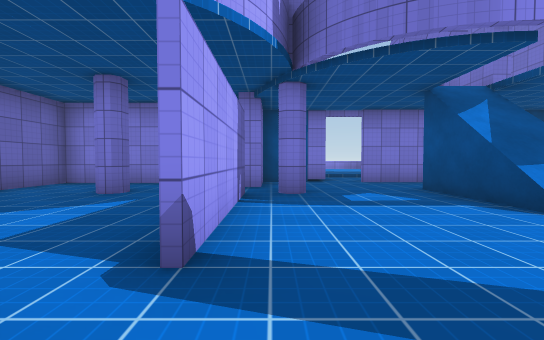
[1] (above)

24 first-person views from a walk through a Unity game level. The camera is 1.2 m above the floor, tilts 2° down and sees 90° across. The floor is counted in squares, 2 m on a side. Each view is taken from the middle of a square. On the plan, view 1 faces up. The plan holds only what a view shows up to about 9 squares ahead; the rest is blank. The place goes on beyond the plan. The player is left out. Surface patterns are stand-ins for the level's own textures.

[2]
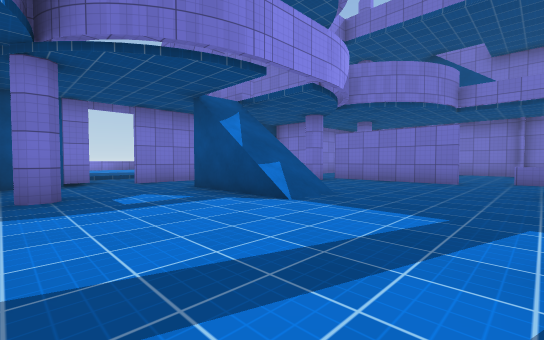

[3]
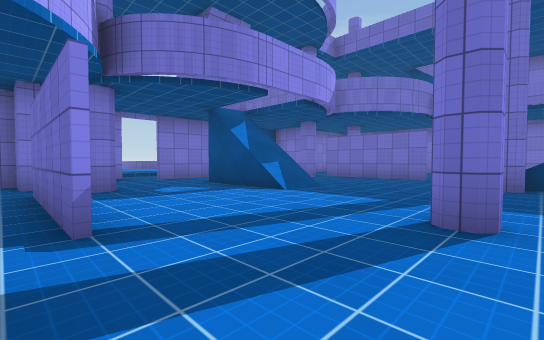

[4]
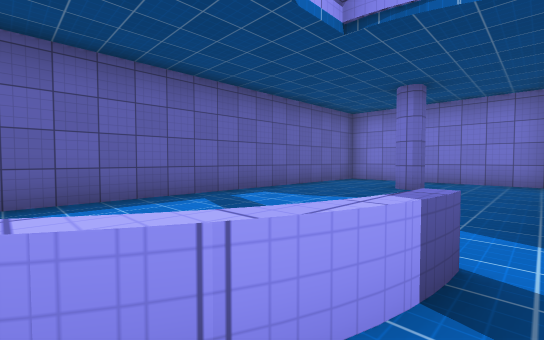

[5]
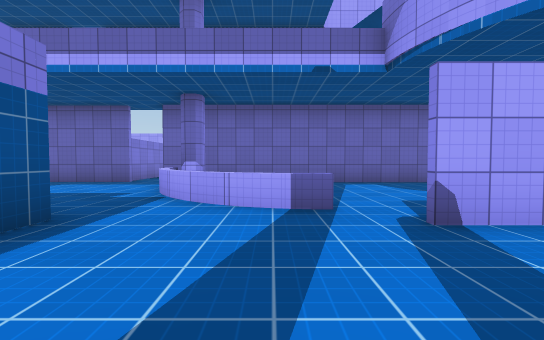

[6]
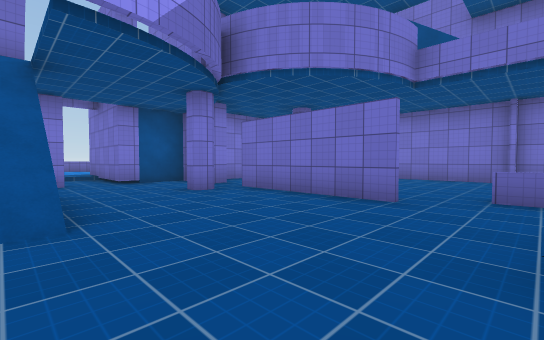

[7]
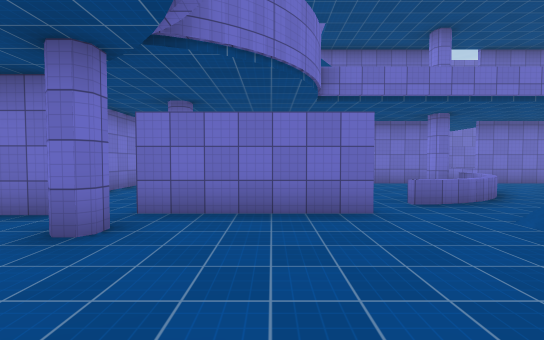

[8]
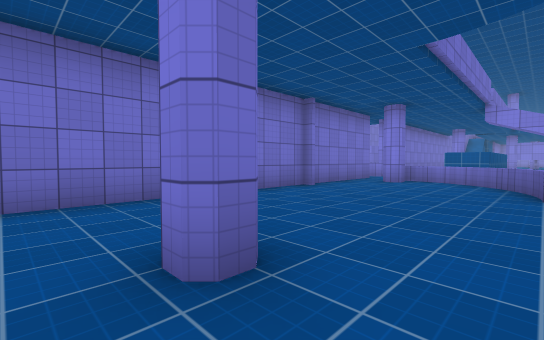

[9]
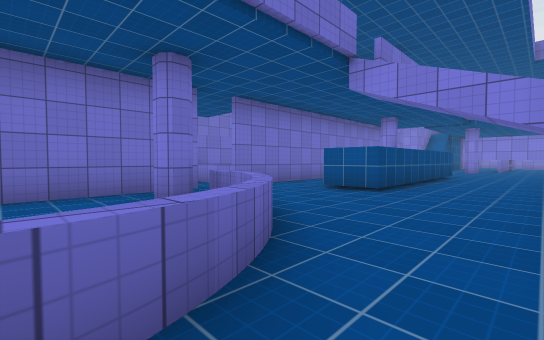

[10]
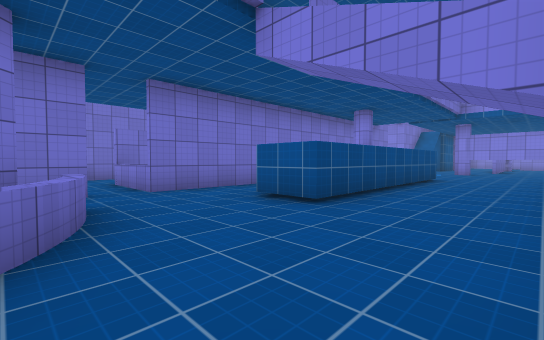

[11]
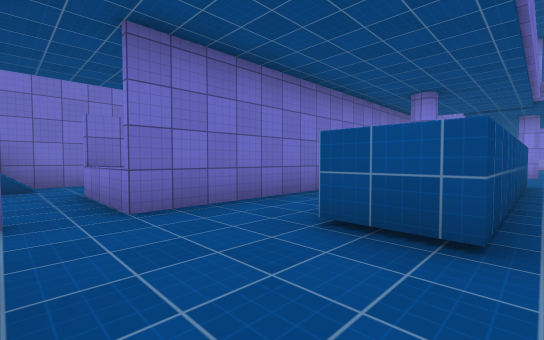

[12]
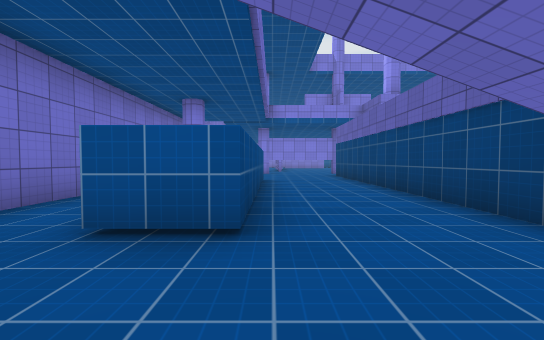

[13]
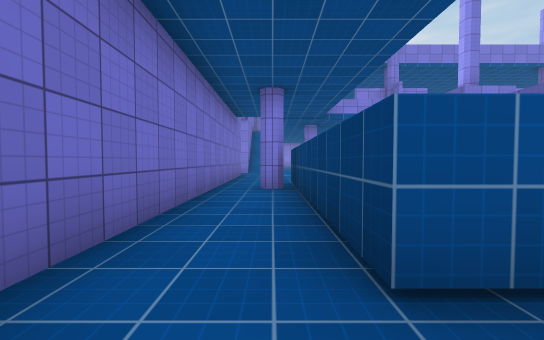

[14]
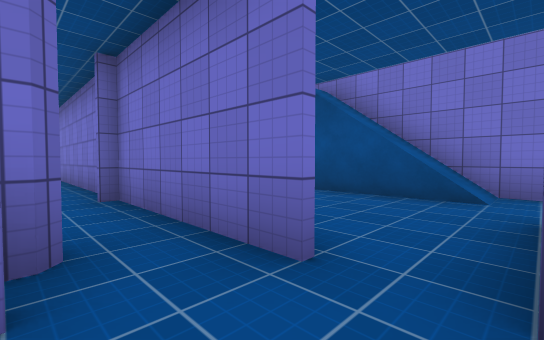

[15]
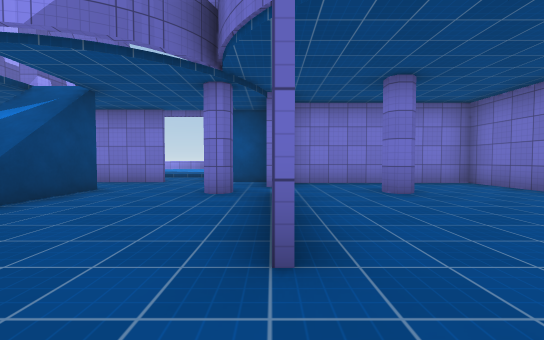

[16]
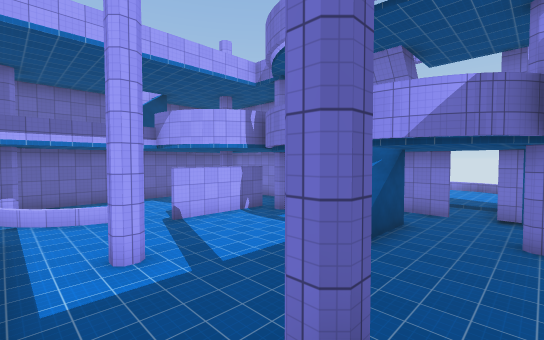

[17]
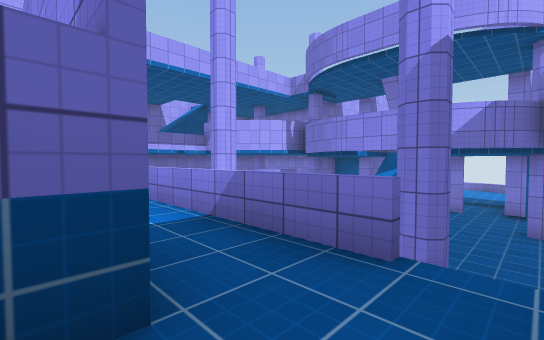

[18]
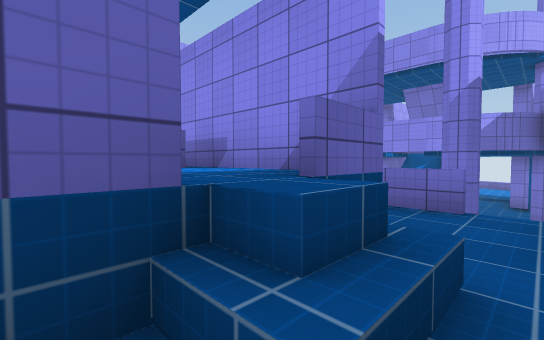

[19]
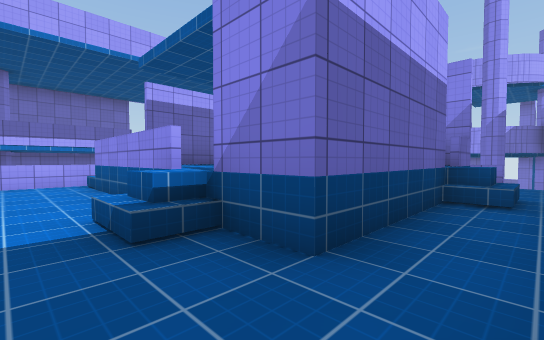

[20]
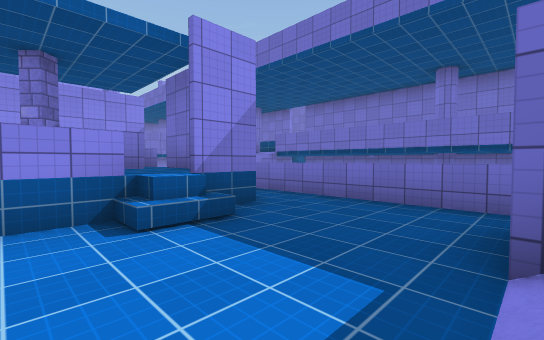

[21]
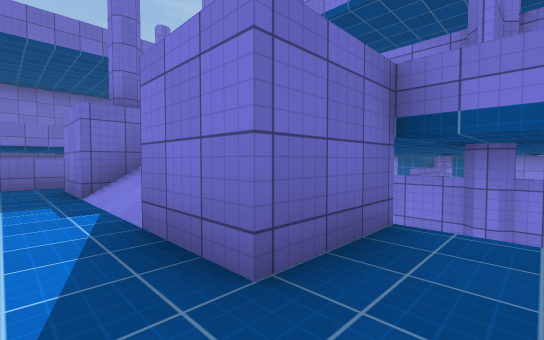

[22]
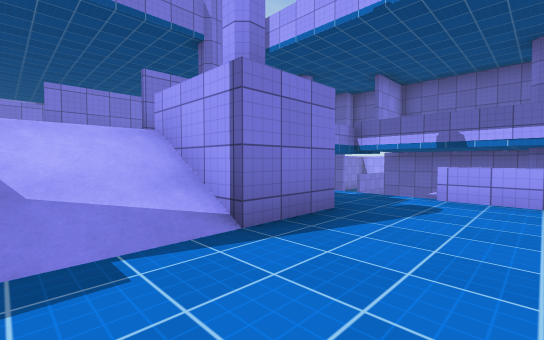

[23]
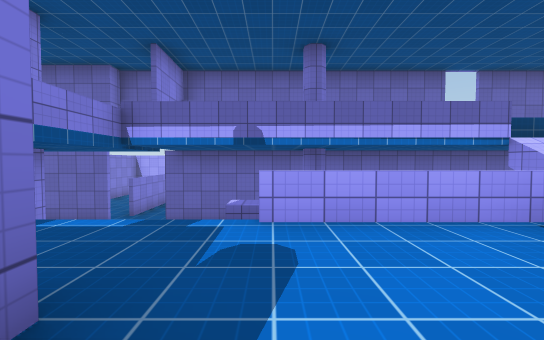

[24]
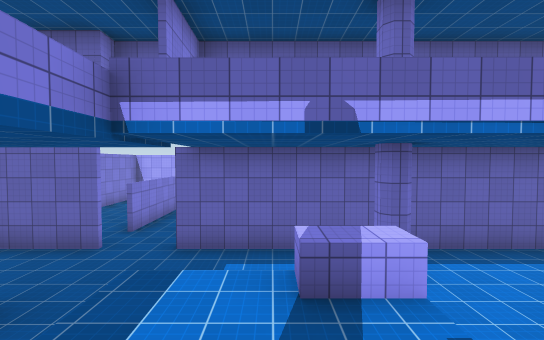

### Floor plan
Key: @ floor where view 1 was taken; # wall or solid block; x gap in a wall; . main floor; : floor 1.25 m higher than the main floor; + floor 2.5 m higher than the main floor; * floor 3.5 m higher than the main floor; / step, stairs or slope; = window, fence, low wall or low ledge; ^ raised ledge; B block; P pillar; O other object.
Columns run from 9 left of view 1 to 18 right of it. Each row starts with its distance up from view 1.
  8    ########.###.O#######
  7    #.....#.......#.....#
  6    #...................#
  5    #..#.#.#.//..##..#..#
  4    #....#.../O...#.....#
  3    #....#...//...#.....#
  2    #....#........#.....#
  1    #..................##
  0    #.. ==@........=...#    #
 -1    #.  =...#...#B.==..#  .O#
 -2    #.^==......../..==##...O#
 -3    #.....   +++++...=##.../#
 -4   ##...    #####+/....x==..#
 -5    #..        *///....# #  #
 -6    #.     # PPx#+#..#.#
 -7    #.     #   *#+#..#.#
 -8    #..      ***#+#..#.#
 -9    #... /++++#x#+#..#.#
-10    # #. /++++++++#..###
-11    #  =:/++++++++#..#.#
-12    #. =:/+##//##+#.. .#
-13    #. /: +##  #   ..  #
-14   x#.... ..        .
-15 .......            #
-16 ##x#..#
-17 ...#.
-18    #

Positions as (right, up) in squares from view 1, and headings:
1: (0, 0), facing up
2: (0, 0), facing up-right
3: (-1, -1), facing up-right
4: (-1, -1), facing up-left
5: (2, 0), facing left
6: (4, 0), facing up-right
7: (4, 3), facing right
8: (9, 6), facing down-right
9: (8, 0), facing down-right
10: (8, -2), facing down-right
11: (10, -3), facing down-right
12: (10, -3), facing down
13: (12, -4), facing down
14: (12, -4), facing up-right
15: (8, 0), facing up
16: (7, -2), facing up-left
17: (7, -4), facing up-left
18: (7, -6), facing up-left
19: (7, -10), facing up-left
20: (3, -12), facing up-right
21: (0, -11), facing down-right
22: (4, -10), facing down-left
23: (2, -11), facing left
24: (0, -12), facing left
